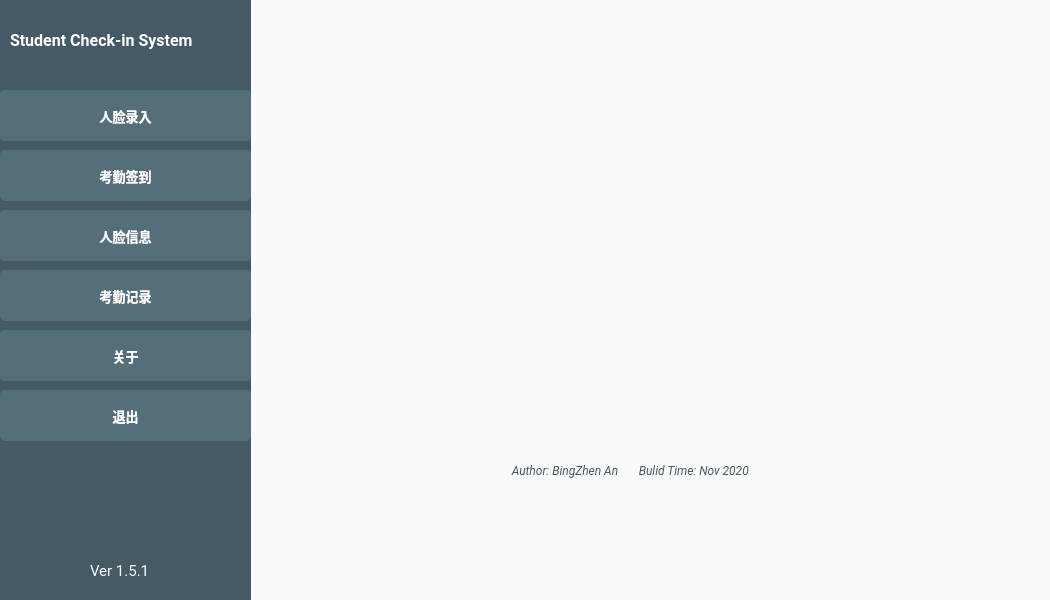
<?xml version="1.0" encoding="UTF-8"?>
<ui version="4.0">
 <class>MainWindow</class>
 <widget class="QMainWindow" name="MainWindow">
  <property name="geometry">
   <rect>
    <x>0</x>
    <y>0</y>
    <width>1050</width>
    <height>600</height>
   </rect>
  </property>
  <property name="windowTitle">
   <string>Student Check-in System</string>
  </property>
  <property name="styleSheet">
   <string notr="true">background-color: rgb(250, 250, 250);</string>
  </property>
  <widget class="QWidget" name="centralwidget">
   <widget class="QWidget" name="verticalLayoutWidget">
    <property name="geometry">
     <rect>
      <x>250</x>
      <y>0</y>
      <width>801</width>
      <height>601</height>
     </rect>
    </property>
    <layout class="QVBoxLayout" name="verticalLayout"/>
   </widget>
   <widget class="QLabel" name="label_12">
    <property name="geometry">
     <rect>
      <x>0</x>
      <y>0</y>
      <width>251</width>
      <height>601</height>
     </rect>
    </property>
    <property name="font">
     <font>
      <family>Roboto</family>
      <pointsize>10</pointsize>
      <weight>75</weight>
      <bold>true</bold>
     </font>
    </property>
    <property name="styleSheet">
     <string notr="true">background-color: rgb(69, 90, 100);
color: rgb(255, 255, 255);
</string>
    </property>
    <property name="text">
     <string/>
    </property>
    <property name="alignment">
     <set>Qt::AlignCenter</set>
    </property>
   </widget>
   <widget class="QPushButton" name="pushButton_register">
    <property name="geometry">
     <rect>
      <x>0</x>
      <y>90</y>
      <width>251</width>
      <height>51</height>
     </rect>
    </property>
    <property name="sizePolicy">
     <sizepolicy hsizetype="Expanding" vsizetype="Expanding">
      <horstretch>0</horstretch>
      <verstretch>0</verstretch>
     </sizepolicy>
    </property>
    <property name="font">
     <font>
      <family>Roboto Black</family>
      <pointsize>10</pointsize>
      <weight>75</weight>
      <bold>true</bold>
     </font>
    </property>
    <property name="styleSheet">
     <string notr="true">
QPushButton
{
    
	background-color: rgb(84, 110, 122);

    border-radius:5px;
   
	
	color: rgb(255, 255, 255);
}


QPushButton:hover
{
   
	background-color: rgb(127, 154, 167);

    border-radius:5px;
   
	
	color: rgb(255, 255, 255);
}

QPushButton:hover:pressed
{
    background-color:rgb(85,170,255);
    border:2px solid #3C80B1;
    border-radius:5px;
    color:white;
}</string>
    </property>
    <property name="text">
     <string>人脸录入</string>
    </property>
    <property name="icon">
     <iconset resource="resource.qrc">
      <normaloff>:/icon/pic/添加用户.png</normaloff>:/icon/pic/添加用户.png</iconset>
    </property>
    <property name="iconSize">
     <size>
      <width>30</width>
      <height>30</height>
     </size>
    </property>
   </widget>
   <widget class="QPushButton" name="pushButton_checkin">
    <property name="geometry">
     <rect>
      <x>0</x>
      <y>150</y>
      <width>251</width>
      <height>51</height>
     </rect>
    </property>
    <property name="sizePolicy">
     <sizepolicy hsizetype="Expanding" vsizetype="Expanding">
      <horstretch>0</horstretch>
      <verstretch>0</verstretch>
     </sizepolicy>
    </property>
    <property name="font">
     <font>
      <family>Roboto Black</family>
      <pointsize>10</pointsize>
      <weight>75</weight>
      <bold>true</bold>
     </font>
    </property>
    <property name="styleSheet">
     <string notr="true">
QPushButton
{
    
	background-color: rgb(84, 110, 122);

    border-radius:5px;
   
	
	color: rgb(255, 255, 255);
}


QPushButton:hover
{
   
	background-color: rgb(127, 154, 167);

    border-radius:5px;
   
	
	color: rgb(255, 255, 255);
}

QPushButton:hover:pressed
{
    background-color:rgb(85,170,255);
    border:2px solid #3C80B1;
    border-radius:5px;
    color:white;
}</string>
    </property>
    <property name="text">
     <string>考勤签到</string>
    </property>
    <property name="icon">
     <iconset resource="resource.qrc">
      <normaloff>:/icon/pic/checkin.png</normaloff>:/icon/pic/checkin.png</iconset>
    </property>
    <property name="iconSize">
     <size>
      <width>30</width>
      <height>30</height>
     </size>
    </property>
   </widget>
   <widget class="QLabel" name="label_8">
    <property name="geometry">
     <rect>
      <x>10</x>
      <y>20</y>
      <width>241</width>
      <height>41</height>
     </rect>
    </property>
    <property name="font">
     <font>
      <family>Roboto</family>
      <pointsize>12</pointsize>
      <weight>75</weight>
      <bold>true</bold>
     </font>
    </property>
    <property name="styleSheet">
     <string notr="true">background-color: rgb(69, 90, 100);
color: rgb(255, 255, 255);</string>
    </property>
    <property name="text">
     <string>Student Check-in System</string>
    </property>
   </widget>
   <widget class="QPushButton" name="pushButton_exit">
    <property name="geometry">
     <rect>
      <x>0</x>
      <y>390</y>
      <width>251</width>
      <height>51</height>
     </rect>
    </property>
    <property name="sizePolicy">
     <sizepolicy hsizetype="Expanding" vsizetype="Expanding">
      <horstretch>0</horstretch>
      <verstretch>0</verstretch>
     </sizepolicy>
    </property>
    <property name="font">
     <font>
      <family>Roboto Black</family>
      <pointsize>10</pointsize>
      <weight>75</weight>
      <bold>true</bold>
     </font>
    </property>
    <property name="styleSheet">
     <string notr="true">
QPushButton
{
    
	background-color: rgb(84, 110, 122);

    border-radius:5px;
   
	
	color: rgb(255, 255, 255);
}


QPushButton:hover
{
   
	background-color: rgb(127, 154, 167);

    border-radius:5px;
   
	
	color: rgb(255, 255, 255);
}

QPushButton:hover:pressed
{
    background-color:rgb(85,170,255);
    border:2px solid #3C80B1;
    border-radius:5px;
    color:white;
}</string>
    </property>
    <property name="text">
     <string>退出</string>
    </property>
    <property name="icon">
     <iconset resource="resource.qrc">
      <normaloff>:/icon/pic/exit.png</normaloff>:/icon/pic/exit.png</iconset>
    </property>
    <property name="iconSize">
     <size>
      <width>30</width>
      <height>30</height>
     </size>
    </property>
   </widget>
   <widget class="QLabel" name="label_9">
    <property name="geometry">
     <rect>
      <x>90</x>
      <y>550</y>
      <width>71</width>
      <height>41</height>
     </rect>
    </property>
    <property name="font">
     <font>
      <family>Roboto</family>
      <pointsize>11</pointsize>
      <weight>50</weight>
      <bold>false</bold>
     </font>
    </property>
    <property name="styleSheet">
     <string notr="true">background-color: rgb(69, 90, 100);
color: rgb(255, 255, 255);</string>
    </property>
    <property name="text">
     <string>Ver 1.5.1</string>
    </property>
   </widget>
   <widget class="QPushButton" name="pushButton_face_record">
    <property name="geometry">
     <rect>
      <x>0</x>
      <y>210</y>
      <width>251</width>
      <height>51</height>
     </rect>
    </property>
    <property name="sizePolicy">
     <sizepolicy hsizetype="Expanding" vsizetype="Expanding">
      <horstretch>0</horstretch>
      <verstretch>0</verstretch>
     </sizepolicy>
    </property>
    <property name="font">
     <font>
      <family>Roboto Black</family>
      <pointsize>10</pointsize>
      <weight>75</weight>
      <bold>true</bold>
     </font>
    </property>
    <property name="styleSheet">
     <string notr="true">
QPushButton
{
    
	background-color: rgb(84, 110, 122);

    border-radius:5px;
   
	
	color: rgb(255, 255, 255);
}


QPushButton:hover
{
   
	background-color: rgb(127, 154, 167);

    border-radius:5px;
   
	
	color: rgb(255, 255, 255);
}

QPushButton:hover:pressed
{
    background-color:rgb(85,170,255);
    border:2px solid #3C80B1;
    border-radius:5px;
    color:white;
}</string>
    </property>
    <property name="text">
     <string>人脸信息</string>
    </property>
    <property name="icon">
     <iconset resource="resource.qrc">
      <normaloff>:/icon/pic/facerecord.png</normaloff>:/icon/pic/facerecord.png</iconset>
    </property>
    <property name="iconSize">
     <size>
      <width>30</width>
      <height>30</height>
     </size>
    </property>
   </widget>
   <widget class="QPushButton" name="pushButton_checkin_record">
    <property name="geometry">
     <rect>
      <x>0</x>
      <y>270</y>
      <width>251</width>
      <height>51</height>
     </rect>
    </property>
    <property name="sizePolicy">
     <sizepolicy hsizetype="Expanding" vsizetype="Expanding">
      <horstretch>0</horstretch>
      <verstretch>0</verstretch>
     </sizepolicy>
    </property>
    <property name="font">
     <font>
      <family>Roboto Black</family>
      <pointsize>10</pointsize>
      <weight>75</weight>
      <bold>true</bold>
     </font>
    </property>
    <property name="styleSheet">
     <string notr="true">
QPushButton
{
    
	background-color: rgb(84, 110, 122);

    border-radius:5px;
   
	
	color: rgb(255, 255, 255);
}


QPushButton:hover
{
   
	background-color: rgb(127, 154, 167);

    border-radius:5px;
   
	
	color: rgb(255, 255, 255);
}

QPushButton:hover:pressed
{
    background-color:rgb(85,170,255);
    border:2px solid #3C80B1;
    border-radius:5px;
    color:white;
}</string>
    </property>
    <property name="text">
     <string>考勤记录</string>
    </property>
    <property name="icon">
     <iconset resource="resource.qrc">
      <normaloff>:/icon/pic/checkinrecord.png</normaloff>:/icon/pic/checkinrecord.png</iconset>
    </property>
    <property name="iconSize">
     <size>
      <width>30</width>
      <height>30</height>
     </size>
    </property>
   </widget>
   <widget class="QLabel" name="label_logo">
    <property name="geometry">
     <rect>
      <x>440</x>
      <y>90</y>
      <width>421</width>
      <height>351</height>
     </rect>
    </property>
    <property name="styleSheet">
     <string notr="true">border-image: url(:/icon/pic/logoface_3.png);</string>
    </property>
    <property name="text">
     <string/>
    </property>
   </widget>
   <widget class="QLabel" name="label_author">
    <property name="geometry">
     <rect>
      <x>500</x>
      <y>450</y>
      <width>331</width>
      <height>41</height>
     </rect>
    </property>
    <property name="font">
     <font>
      <family>Roboto</family>
      <pointsize>9</pointsize>
      <weight>50</weight>
      <italic>true</italic>
      <bold>false</bold>
     </font>
    </property>
    <property name="styleSheet">
     <string notr="true">color: rgb(69, 90, 100);
background-color: rgb(250, 250, 250);</string>
    </property>
    <property name="text">
     <string>    Author: BingZhen An       Bulid Time: Nov 2020</string>
    </property>
   </widget>
   <widget class="QPushButton" name="pushButton_about">
    <property name="geometry">
     <rect>
      <x>0</x>
      <y>330</y>
      <width>251</width>
      <height>51</height>
     </rect>
    </property>
    <property name="sizePolicy">
     <sizepolicy hsizetype="Expanding" vsizetype="Expanding">
      <horstretch>0</horstretch>
      <verstretch>0</verstretch>
     </sizepolicy>
    </property>
    <property name="font">
     <font>
      <family>Roboto Black</family>
      <pointsize>10</pointsize>
      <weight>75</weight>
      <bold>true</bold>
     </font>
    </property>
    <property name="styleSheet">
     <string notr="true">
QPushButton
{
    
	background-color: rgb(84, 110, 122);

    border-radius:5px;
   
	
	color: rgb(255, 255, 255);
}


QPushButton:hover
{
   
	background-color: rgb(127, 154, 167);

    border-radius:5px;
   
	
	color: rgb(255, 255, 255);
}

QPushButton:hover:pressed
{
    background-color:rgb(85,170,255);
    border:2px solid #3C80B1;
    border-radius:5px;
    color:white;
}</string>
    </property>
    <property name="text">
     <string>关于</string>
    </property>
    <property name="icon">
     <iconset resource="resource.qrc">
      <normaloff>:/icon/pic/about.png</normaloff>:/icon/pic/about.png</iconset>
    </property>
    <property name="iconSize">
     <size>
      <width>30</width>
      <height>30</height>
     </size>
    </property>
   </widget>
  </widget>
 </widget>
 <resources>
  <include location="resource.qrc"/>
 </resources>
 <connections/>
</ui>
